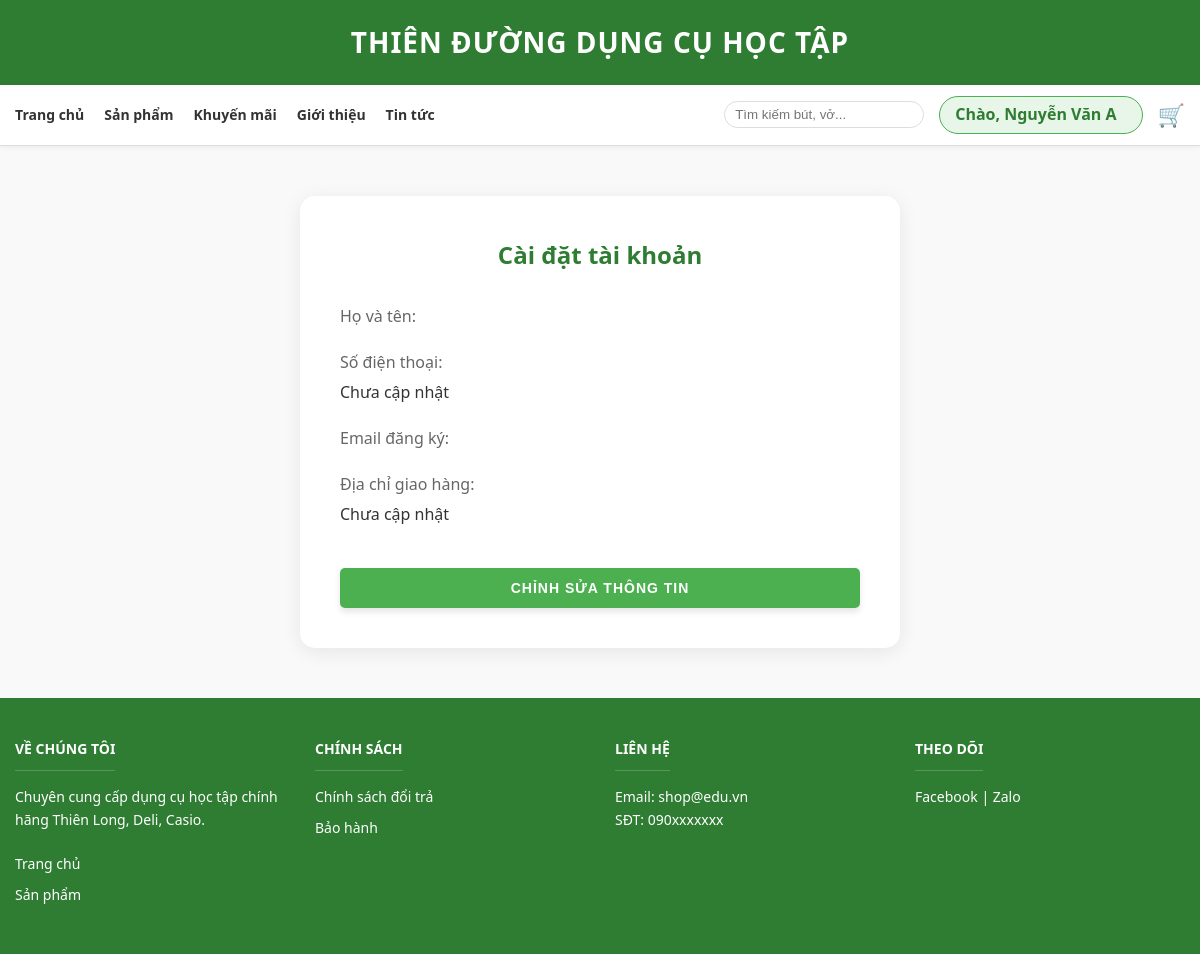
Page /Views/Taikhoan/settings.php (signed in) on the earlier database version.
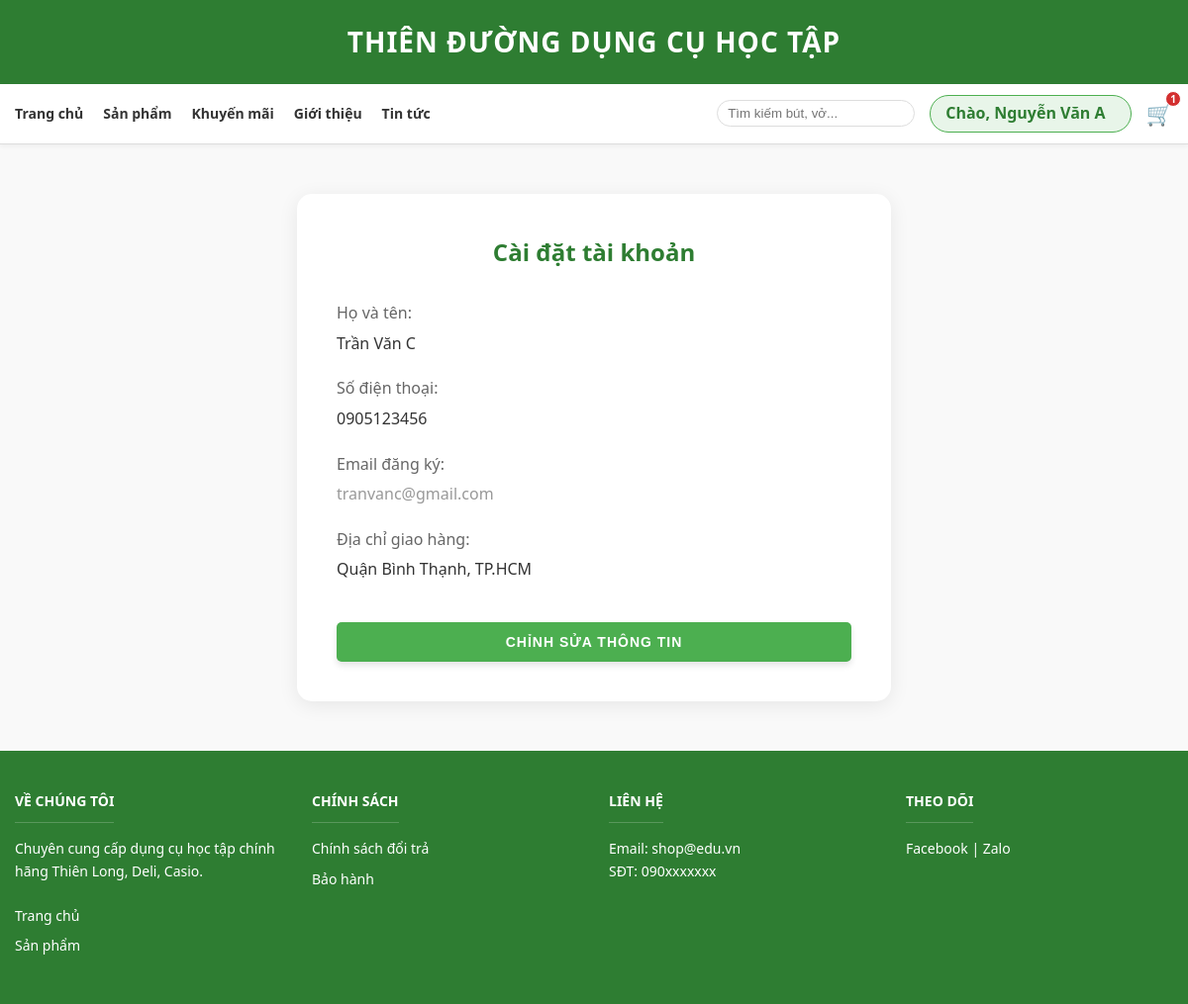
Same page on the later database version.
### tables this page shows
CREATE TABLE IF NOT EXISTS `khachhang` (
  `MaKH` int NOT NULL AUTO_INCREMENT,
  `HoTen` varchar(100) NOT NULL,
  `SDT` varchar(20) DEFAULT NULL,
  `DiaChi` text,
  `Email` varchar(100) DEFAULT NULL,
  `MaTK` int DEFAULT NULL,
  PRIMARY KEY (`MaKH`),
  KEY `MaTK` (`MaTK`)
);

### classes/DB.class.php (called while the page is built, shortened)
<?php
class Db
{
    protected $pdo;
    public function __construct()
    {
        try {
            $dsn = "mysql:host=" . DB_HOST . ";dbname=" . DB_NAME . ";charset=utf8mb4";
            $options = [
                PDO::ATTR_ERRMODE            => PDO::ERRMODE_EXCEPTION,
                PDO::ATTR_DEFAULT_FETCH_MODE => PDO::FETCH_ASSOC,
                PDO::ATTR_EMULATE_PREPARES   => false,
            ];
            $this->pdo = new PDO($dsn, DB_USER, DB_PASS, $options);
        } catch (PDOException $e) {
            die("Lỗi kết nối Database: " . $e->getMessage());
        }
    }
    public function query($sql, $params = [])
    {
        $stmt = $this->pdo->prepare($sql);
        $stmt->execute($params);
        return $stmt;
    }
}

### classes/Giohang.class.php (called while the page is built, shortened)
<?php
require_once 'DB.class.php';
class Giohang extends Db
{
    public function lay_theo_khach_hang($maKH)
    {
        $sql = "SELECT * FROM giohang WHERE MaKH = ?";
        return $this->query($sql, [$maKH])->fetch();
    }
}

### classes/Chitiet_Giohang.class.php (called while the page is built, shortened)
<?php
require_once 'DB.class.php';
class Chitiet_Giohang extends Db
{
    public function lay_danh_sach_trong_gio($maGH)
    {
        $sql = "SELECT ct.*, sp.TenSP, sp.HinhAnh, sp.SoLuongTon
            FROM chitietgh ct
            JOIN sanpham sp ON ct.MaSP = sp.MaSP
            WHERE ct.MaGH = ?";
        return $this->query($sql, [$maGH])->fetchAll();
    }
}

### Views/Taikhoan/settings.php (the view, shortened to what the changed rows need)
<?php
require_once '../../classes/DB.class.php';
$db = new Db();
$maKH = $_SESSION['user_id'];
$user = $db->query("SELECT * FROM khachhang WHERE MaKH = ?", [$maKH])->fetch();
include_once '../includes/header.php';
?>
<div class="container" style="margin-top: 50px; margin-bottom: 50px; display: flex; justify-content: center;">
    <div style="width: 100%; max-width: 600px; background: white; padding: 40px; border-radius: 15px; box-shadow: 0 4px 20px rgba(0,0,0,0.08);">
        <h2 style="color: var(--primary-color); text-align: center; margin-bottom: 30px;">
            Cài đặt tài khoản
        </h2>
        <form method="POST" action="" id="settingsForm">
            <div style="margin-bottom: 20px;">
                <label style="display: block; color: #666; font-weight: 500; margin-bottom: 5px;">Họ và tên:</label>
                <p id="view_hoTen" style="font-size: 16px; color: #333; margin: 0;"><?php echo htmlspecialchars($user['HoTen']); ?></p>
            </div>
            <div style="margin-bottom: 20px;">
                <label style="display: block; color: #666; font-weight: 500; margin-bottom: 5px;">Số điện thoại:</label>
                <p id="view_sdt" style="font-size: 16px; color: #333; margin: 0;"><?php echo htmlspecialchars($user['SDT'] ?? 'Chưa cập nhật'); ?></p>
            </div>
            <div style="margin-bottom: 20px;">
                <label style="display: block; color: #666; font-weight: 500; margin-bottom: 5px;">Email đăng ký:</label>
                <p style="font-size: 16px; color: #999; margin: 0;"><?php echo htmlspecialchars($user['Email']); ?></p>
            </div>
            <div style="margin-bottom: 25px;">
                <label style="display: block; color: #666; font-weight: 500; margin-bottom: 5px;">Địa chỉ giao hàng:</label>
                <p id="view_diaChi" style="font-size: 16px; color: #333; margin: 0;"><?php echo htmlspecialchars($user['DiaChi'] ?? 'Chưa cập nhật'); ?></p>
            </div>
        </form>
    </div>
</div>
<?php include_once '../includes/footer.php'; ?>

### Views/includes/header.php (shortened to what the changed rows need)
<!DOCTYPE html>
<html lang="vi">
<head>
    <!DOCTYPE html>
    <html lang="vi">
    <head>
    </head>
<body>
    <header class="top-header">
        <div class="container">
            <h1>THIÊN ĐƯỜNG DỤNG CỤ HỌC TẬP</h1>
        </div>
    </header>
    <nav class="navbar">
        <div class="container nav-content">
            <div class="search-login-area">
                <a href="/Web_DoHocTap/Views/giohang.php" style="text-decoration: none; position: relative; display: inline-flex; align-items: center; font-size: 22px;">🛒
                    <?php
                    $count = 0;
                    if (isset($_SESSION['user_id'])) {
                        require_once __DIR__ . '/../../classes/Giohang.class.php';
                        require_once __DIR__ . '/../../classes/Chitiet_Giohang.class.php';
                        $ghModel = new Giohang();
                        $ctghModel = new Chitiet_Giohang();
                        $gioHang = $ghModel->lay_theo_khach_hang($_SESSION['user_id']);
                        if ($gioHang) {
                            $items = $ctghModel->lay_danh_sach_trong_gio($gioHang['MaGH']);
                            foreach ($items as $item) {
                                $count += $item['SoLuong'];
                            }
                        }
                    } else {
                        if (isset($_SESSION['cart'])) {
                            $count = array_sum($_SESSION['cart']);
                        }
                    }
                    if ($count > 0) {
                        echo "<span class='cart-badge'>$count</span>";
                    }
                    ?>
                </a>
            </div>
        </div>
    </nav>

Differences in the rows shown:
added khachhang: HoTen "Trần Văn C", SDT "0905123456", Email "tranvanc@gmail.com", DiaChi "Quận Bình Thạnh, TP.HCM"
Other differences:
$count: (not shown) → "1"
$user['SDT']: "Chưa cập nhật" → (not shown)
$user['DiaChi']: "Chưa cập nhật" → (not shown)
